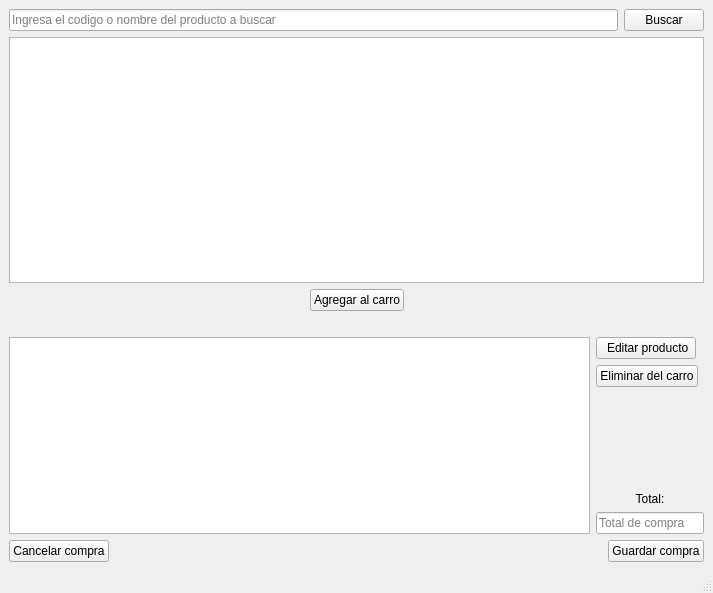
<?xml version="1.0" encoding="UTF-8"?>
<ui version="4.0">
 <class>Compra_de_productos</class>
 <widget class="QMainWindow" name="Compra_de_productos">
  <property name="geometry">
   <rect>
    <x>0</x>
    <y>0</y>
    <width>713</width>
    <height>593</height>
   </rect>
  </property>
  <property name="windowTitle">
   <string>Compra de productos</string>
  </property>
  <widget class="QWidget" name="centralwidget">
   <layout class="QGridLayout" name="gridLayout_2">
    <item row="0" column="0">
     <layout class="QVBoxLayout" name="verticalLayout_8">
      <item>
       <layout class="QVBoxLayout" name="verticalLayout_7">
        <item>
         <layout class="QHBoxLayout" name="horizontalLayout_5">
          <item>
           <widget class="QLineEdit" name="qline_buscar">
            <property name="placeholderText">
             <string>Ingresa el codigo o nombre del producto a buscar</string>
            </property>
           </widget>
          </item>
          <item>
           <widget class="QPushButton" name="btn_buscar">
            <property name="text">
             <string>Buscar</string>
            </property>
           </widget>
          </item>
         </layout>
        </item>
        <item>
         <widget class="QTableWidget" name="tabla_buscar"/>
        </item>
       </layout>
      </item>
      <item>
       <layout class="QVBoxLayout" name="verticalLayout_6">
        <item>
         <layout class="QHBoxLayout" name="horizontalLayout_4">
          <item>
           <spacer name="horizontalSpacer_2">
            <property name="orientation">
             <enum>Qt::Horizontal</enum>
            </property>
            <property name="sizeHint" stdset="0">
             <size>
              <width>40</width>
              <height>20</height>
             </size>
            </property>
           </spacer>
          </item>
          <item>
           <widget class="QPushButton" name="btn_agrega_carro">
            <property name="text">
             <string>Agregar al carro</string>
            </property>
           </widget>
          </item>
          <item>
           <spacer name="horizontalSpacer_3">
            <property name="orientation">
             <enum>Qt::Horizontal</enum>
            </property>
            <property name="sizeHint" stdset="0">
             <size>
              <width>40</width>
              <height>20</height>
             </size>
            </property>
           </spacer>
          </item>
         </layout>
        </item>
        <item>
         <spacer name="verticalSpacer_2">
          <property name="orientation">
           <enum>Qt::Vertical</enum>
          </property>
          <property name="sizeType">
           <enum>QSizePolicy::Minimum</enum>
          </property>
          <property name="sizeHint" stdset="0">
           <size>
            <width>20</width>
            <height>20</height>
           </size>
          </property>
         </spacer>
        </item>
        <item>
         <layout class="QVBoxLayout" name="verticalLayout_5">
          <item>
           <layout class="QHBoxLayout" name="horizontalLayout_3">
            <item>
             <widget class="QTableWidget" name="tabla_compra"/>
            </item>
            <item>
             <layout class="QVBoxLayout" name="verticalLayout_4">
              <item>
               <widget class="QPushButton" name="btn_editar">
                <property name="sizePolicy">
                 <sizepolicy hsizetype="Maximum" vsizetype="Fixed">
                  <horstretch>0</horstretch>
                  <verstretch>0</verstretch>
                 </sizepolicy>
                </property>
                <property name="text">
                 <string>  Editar producto </string>
                </property>
               </widget>
              </item>
              <item>
               <widget class="QPushButton" name="btn_eliminar">
                <property name="sizePolicy">
                 <sizepolicy hsizetype="Maximum" vsizetype="Fixed">
                  <horstretch>0</horstretch>
                  <verstretch>0</verstretch>
                 </sizepolicy>
                </property>
                <property name="text">
                 <string>Eliminar del carro</string>
                </property>
               </widget>
              </item>
              <item>
               <spacer name="verticalSpacer">
                <property name="orientation">
                 <enum>Qt::Vertical</enum>
                </property>
                <property name="sizeHint" stdset="0">
                 <size>
                  <width>20</width>
                  <height>40</height>
                 </size>
                </property>
               </spacer>
              </item>
              <item>
               <widget class="QLabel" name="label">
                <property name="text">
                 <string>Total:</string>
                </property>
                <property name="alignment">
                 <set>Qt::AlignCenter</set>
                </property>
               </widget>
              </item>
              <item>
               <widget class="QLineEdit" name="total">
                <property name="sizePolicy">
                 <sizepolicy hsizetype="Minimum" vsizetype="Fixed">
                  <horstretch>0</horstretch>
                  <verstretch>0</verstretch>
                 </sizepolicy>
                </property>
                <property name="placeholderText">
                 <string>Total de compra</string>
                </property>
               </widget>
              </item>
             </layout>
            </item>
           </layout>
          </item>
          <item>
           <layout class="QHBoxLayout" name="horizontalLayout_2">
            <item>
             <widget class="QPushButton" name="btn_cancelar_compra">
              <property name="text">
               <string>Cancelar compra</string>
              </property>
             </widget>
            </item>
            <item>
             <spacer name="horizontalSpacer">
              <property name="orientation">
               <enum>Qt::Horizontal</enum>
              </property>
              <property name="sizeHint" stdset="0">
               <size>
                <width>40</width>
                <height>20</height>
               </size>
              </property>
             </spacer>
            </item>
            <item>
             <widget class="QPushButton" name="btn_comprar">
              <property name="text">
               <string>Guardar compra</string>
              </property>
             </widget>
            </item>
           </layout>
          </item>
         </layout>
        </item>
       </layout>
      </item>
     </layout>
    </item>
   </layout>
  </widget>
  <widget class="QStatusBar" name="statusbar"/>
 </widget>
 <resources/>
 <connections/>
</ui>
